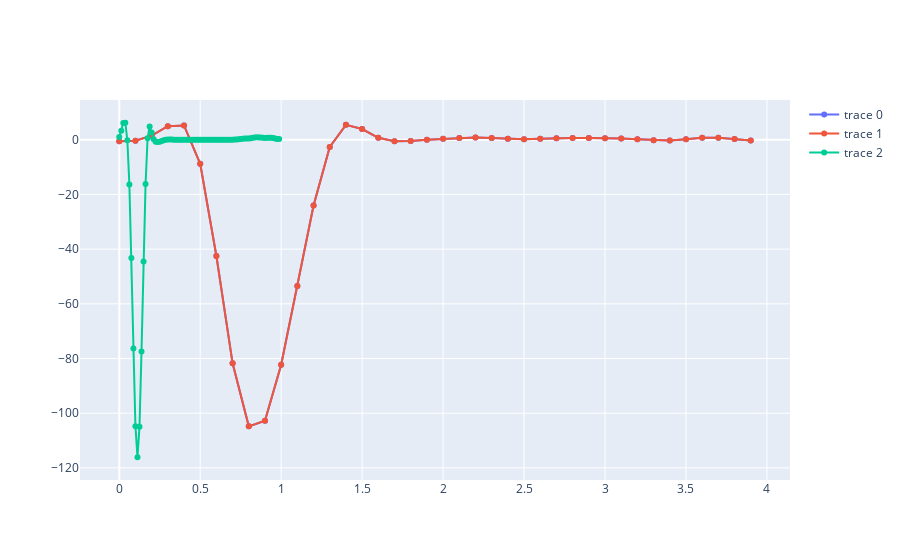

This figure's notebook cell:
### Code cell
trace1 = go.Scatter(x = X1_2D,y = Y1_2D,mode = "lines+markers")

trace2 = go.Scatter(x = X2_2D,y = Y2_2D,mode = "lines+markers")

trace3 = go.Scatter(x = X3_2D,y = Y3_2D,mode = "lines+markers")

trace7 = go.Scatter(x = X1_2D,y = Y2_2D,mode = "lines+markers")

trace8 = go.Scatter(x = X2R,y = Y2_2DK,mode = "lines+markers",name = "Axe1K")

trace9 = go.Scatter(x = X3R,y = Y3_2DK,mode = "lines+markers",name = "Axe2K")
#trace1, trace2, trace7, trace8,trace7, trace8,  trace9
data = [ trace1, trace2, trace3]
layout = dict(
    paper_bgcolor='rgba(0,0,0,0)',
    plot_bgcolor='rgba(0,0,0,0)',
)
fig = go.Figure(dict(data = data, layout = layout))
fig.show(dpi = 300)
